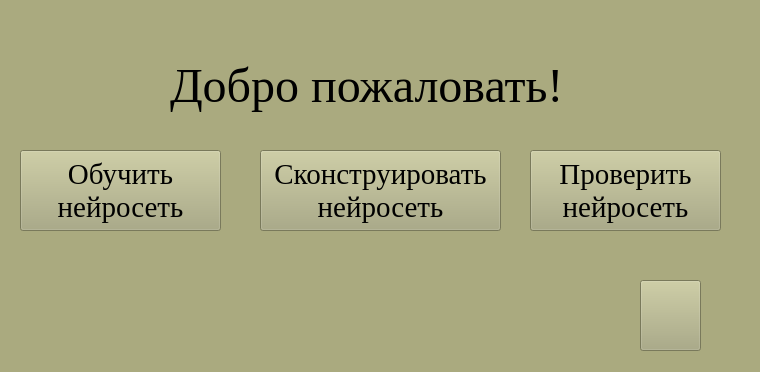
<?xml version="1.0" encoding="UTF-8"?>
<ui version="4.0">
 <class>MainWindow</class>
 <widget class="QMainWindow" name="MainWindow">
  <property name="geometry">
   <rect>
    <x>0</x>
    <y>0</y>
    <width>760</width>
    <height>372</height>
   </rect>
  </property>
  <property name="palette">
   <palette>
    <active>
     <colorrole role="WindowText">
      <brush brushstyle="SolidPattern">
       <color alpha="255">
        <red>0</red>
        <green>0</green>
        <blue>0</blue>
       </color>
      </brush>
     </colorrole>
     <colorrole role="Button">
      <brush brushstyle="SolidPattern">
       <color alpha="255">
        <red>170</red>
        <green>170</green>
        <blue>127</blue>
       </color>
      </brush>
     </colorrole>
     <colorrole role="Light">
      <brush brushstyle="SolidPattern">
       <color alpha="255">
        <red>255</red>
        <green>255</green>
        <blue>191</blue>
       </color>
      </brush>
     </colorrole>
     <colorrole role="Midlight">
      <brush brushstyle="SolidPattern">
       <color alpha="255">
        <red>212</red>
        <green>212</green>
        <blue>159</blue>
       </color>
      </brush>
     </colorrole>
     <colorrole role="Dark">
      <brush brushstyle="SolidPattern">
       <color alpha="255">
        <red>85</red>
        <green>85</green>
        <blue>64</blue>
       </color>
      </brush>
     </colorrole>
     <colorrole role="Mid">
      <brush brushstyle="SolidPattern">
       <color alpha="255">
        <red>113</red>
        <green>113</green>
        <blue>85</blue>
       </color>
      </brush>
     </colorrole>
     <colorrole role="Text">
      <brush brushstyle="SolidPattern">
       <color alpha="255">
        <red>0</red>
        <green>0</green>
        <blue>0</blue>
       </color>
      </brush>
     </colorrole>
     <colorrole role="BrightText">
      <brush brushstyle="SolidPattern">
       <color alpha="255">
        <red>255</red>
        <green>255</green>
        <blue>255</blue>
       </color>
      </brush>
     </colorrole>
     <colorrole role="ButtonText">
      <brush brushstyle="SolidPattern">
       <color alpha="255">
        <red>0</red>
        <green>0</green>
        <blue>0</blue>
       </color>
      </brush>
     </colorrole>
     <colorrole role="Base">
      <brush brushstyle="SolidPattern">
       <color alpha="255">
        <red>255</red>
        <green>255</green>
        <blue>255</blue>
       </color>
      </brush>
     </colorrole>
     <colorrole role="Window">
      <brush brushstyle="SolidPattern">
       <color alpha="255">
        <red>170</red>
        <green>170</green>
        <blue>127</blue>
       </color>
      </brush>
     </colorrole>
     <colorrole role="Shadow">
      <brush brushstyle="SolidPattern">
       <color alpha="255">
        <red>0</red>
        <green>0</green>
        <blue>0</blue>
       </color>
      </brush>
     </colorrole>
     <colorrole role="AlternateBase">
      <brush brushstyle="SolidPattern">
       <color alpha="255">
        <red>212</red>
        <green>212</green>
        <blue>191</blue>
       </color>
      </brush>
     </colorrole>
     <colorrole role="ToolTipBase">
      <brush brushstyle="SolidPattern">
       <color alpha="255">
        <red>255</red>
        <green>255</green>
        <blue>220</blue>
       </color>
      </brush>
     </colorrole>
     <colorrole role="ToolTipText">
      <brush brushstyle="SolidPattern">
       <color alpha="255">
        <red>0</red>
        <green>0</green>
        <blue>0</blue>
       </color>
      </brush>
     </colorrole>
    </active>
    <inactive>
     <colorrole role="WindowText">
      <brush brushstyle="SolidPattern">
       <color alpha="255">
        <red>0</red>
        <green>0</green>
        <blue>0</blue>
       </color>
      </brush>
     </colorrole>
     <colorrole role="Button">
      <brush brushstyle="SolidPattern">
       <color alpha="255">
        <red>170</red>
        <green>170</green>
        <blue>127</blue>
       </color>
      </brush>
     </colorrole>
     <colorrole role="Light">
      <brush brushstyle="SolidPattern">
       <color alpha="255">
        <red>255</red>
        <green>255</green>
        <blue>191</blue>
       </color>
      </brush>
     </colorrole>
     <colorrole role="Midlight">
      <brush brushstyle="SolidPattern">
       <color alpha="255">
        <red>212</red>
        <green>212</green>
        <blue>159</blue>
       </color>
      </brush>
     </colorrole>
     <colorrole role="Dark">
      <brush brushstyle="SolidPattern">
       <color alpha="255">
        <red>85</red>
        <green>85</green>
        <blue>64</blue>
       </color>
      </brush>
     </colorrole>
     <colorrole role="Mid">
      <brush brushstyle="SolidPattern">
       <color alpha="255">
        <red>113</red>
        <green>113</green>
        <blue>85</blue>
       </color>
      </brush>
     </colorrole>
     <colorrole role="Text">
      <brush brushstyle="SolidPattern">
       <color alpha="255">
        <red>0</red>
        <green>0</green>
        <blue>0</blue>
       </color>
      </brush>
     </colorrole>
     <colorrole role="BrightText">
      <brush brushstyle="SolidPattern">
       <color alpha="255">
        <red>255</red>
        <green>255</green>
        <blue>255</blue>
       </color>
      </brush>
     </colorrole>
     <colorrole role="ButtonText">
      <brush brushstyle="SolidPattern">
       <color alpha="255">
        <red>0</red>
        <green>0</green>
        <blue>0</blue>
       </color>
      </brush>
     </colorrole>
     <colorrole role="Base">
      <brush brushstyle="SolidPattern">
       <color alpha="255">
        <red>255</red>
        <green>255</green>
        <blue>255</blue>
       </color>
      </brush>
     </colorrole>
     <colorrole role="Window">
      <brush brushstyle="SolidPattern">
       <color alpha="255">
        <red>170</red>
        <green>170</green>
        <blue>127</blue>
       </color>
      </brush>
     </colorrole>
     <colorrole role="Shadow">
      <brush brushstyle="SolidPattern">
       <color alpha="255">
        <red>0</red>
        <green>0</green>
        <blue>0</blue>
       </color>
      </brush>
     </colorrole>
     <colorrole role="AlternateBase">
      <brush brushstyle="SolidPattern">
       <color alpha="255">
        <red>212</red>
        <green>212</green>
        <blue>191</blue>
       </color>
      </brush>
     </colorrole>
     <colorrole role="ToolTipBase">
      <brush brushstyle="SolidPattern">
       <color alpha="255">
        <red>255</red>
        <green>255</green>
        <blue>220</blue>
       </color>
      </brush>
     </colorrole>
     <colorrole role="ToolTipText">
      <brush brushstyle="SolidPattern">
       <color alpha="255">
        <red>0</red>
        <green>0</green>
        <blue>0</blue>
       </color>
      </brush>
     </colorrole>
    </inactive>
    <disabled>
     <colorrole role="WindowText">
      <brush brushstyle="SolidPattern">
       <color alpha="255">
        <red>85</red>
        <green>85</green>
        <blue>64</blue>
       </color>
      </brush>
     </colorrole>
     <colorrole role="Button">
      <brush brushstyle="SolidPattern">
       <color alpha="255">
        <red>170</red>
        <green>170</green>
        <blue>127</blue>
       </color>
      </brush>
     </colorrole>
     <colorrole role="Light">
      <brush brushstyle="SolidPattern">
       <color alpha="255">
        <red>255</red>
        <green>255</green>
        <blue>191</blue>
       </color>
      </brush>
     </colorrole>
     <colorrole role="Midlight">
      <brush brushstyle="SolidPattern">
       <color alpha="255">
        <red>212</red>
        <green>212</green>
        <blue>159</blue>
       </color>
      </brush>
     </colorrole>
     <colorrole role="Dark">
      <brush brushstyle="SolidPattern">
       <color alpha="255">
        <red>85</red>
        <green>85</green>
        <blue>64</blue>
       </color>
      </brush>
     </colorrole>
     <colorrole role="Mid">
      <brush brushstyle="SolidPattern">
       <color alpha="255">
        <red>113</red>
        <green>113</green>
        <blue>85</blue>
       </color>
      </brush>
     </colorrole>
     <colorrole role="Text">
      <brush brushstyle="SolidPattern">
       <color alpha="255">
        <red>85</red>
        <green>85</green>
        <blue>64</blue>
       </color>
      </brush>
     </colorrole>
     <colorrole role="BrightText">
      <brush brushstyle="SolidPattern">
       <color alpha="255">
        <red>255</red>
        <green>255</green>
        <blue>255</blue>
       </color>
      </brush>
     </colorrole>
     <colorrole role="ButtonText">
      <brush brushstyle="SolidPattern">
       <color alpha="255">
        <red>85</red>
        <green>85</green>
        <blue>64</blue>
       </color>
      </brush>
     </colorrole>
     <colorrole role="Base">
      <brush brushstyle="SolidPattern">
       <color alpha="255">
        <red>170</red>
        <green>170</green>
        <blue>127</blue>
       </color>
      </brush>
     </colorrole>
     <colorrole role="Window">
      <brush brushstyle="SolidPattern">
       <color alpha="255">
        <red>170</red>
        <green>170</green>
        <blue>127</blue>
       </color>
      </brush>
     </colorrole>
     <colorrole role="Shadow">
      <brush brushstyle="SolidPattern">
       <color alpha="255">
        <red>0</red>
        <green>0</green>
        <blue>0</blue>
       </color>
      </brush>
     </colorrole>
     <colorrole role="AlternateBase">
      <brush brushstyle="SolidPattern">
       <color alpha="255">
        <red>170</red>
        <green>170</green>
        <blue>127</blue>
       </color>
      </brush>
     </colorrole>
     <colorrole role="ToolTipBase">
      <brush brushstyle="SolidPattern">
       <color alpha="255">
        <red>255</red>
        <green>255</green>
        <blue>220</blue>
       </color>
      </brush>
     </colorrole>
     <colorrole role="ToolTipText">
      <brush brushstyle="SolidPattern">
       <color alpha="255">
        <red>0</red>
        <green>0</green>
        <blue>0</blue>
       </color>
      </brush>
     </colorrole>
    </disabled>
   </palette>
  </property>
  <property name="windowTitle">
   <string>Конструктор нейросетей</string>
  </property>
  <widget class="QWidget" name="centralwidget">
   <widget class="QLabel" name="label">
    <property name="geometry">
     <rect>
      <x>170</x>
      <y>50</y>
      <width>421</width>
      <height>71</height>
     </rect>
    </property>
    <property name="font">
     <font>
      <family>Times New Roman</family>
      <pointsize>36</pointsize>
     </font>
    </property>
    <property name="text">
     <string>Добро пожаловать!</string>
    </property>
   </widget>
   <widget class="QPushButton" name="construct_button">
    <property name="geometry">
     <rect>
      <x>260</x>
      <y>150</y>
      <width>241</width>
      <height>81</height>
     </rect>
    </property>
    <property name="font">
     <font>
      <family>Times New Roman</family>
      <pointsize>22</pointsize>
     </font>
    </property>
    <property name="text">
     <string>Сконструировать 
нейросеть</string>
    </property>
   </widget>
   <widget class="QPushButton" name="check_button">
    <property name="geometry">
     <rect>
      <x>530</x>
      <y>150</y>
      <width>191</width>
      <height>81</height>
     </rect>
    </property>
    <property name="font">
     <font>
      <family>Times New Roman</family>
      <pointsize>22</pointsize>
     </font>
    </property>
    <property name="text">
     <string>Проверить 
нейросеть</string>
    </property>
   </widget>
   <widget class="QPushButton" name="exit_button">
    <property name="geometry">
     <rect>
      <x>640</x>
      <y>280</y>
      <width>61</width>
      <height>71</height>
     </rect>
    </property>
    <property name="font">
     <font>
      <family>Times New Roman</family>
      <pointsize>22</pointsize>
     </font>
    </property>
    <property name="styleSheet">
     <string notr="true">image: url(:/newPrefix/cutton_exit.jpg);</string>
    </property>
    <property name="text">
     <string/>
    </property>
   </widget>
   <widget class="QPushButton" name="train_button">
    <property name="geometry">
     <rect>
      <x>20</x>
      <y>150</y>
      <width>201</width>
      <height>81</height>
     </rect>
    </property>
    <property name="font">
     <font>
      <family>Times New Roman</family>
      <pointsize>22</pointsize>
     </font>
    </property>
    <property name="text">
     <string>Обучить 
нейросеть</string>
    </property>
   </widget>
  </widget>
 </widget>
 <resources>
  <include location="../image.qrc"/>
 </resources>
 <connections/>
</ui>
